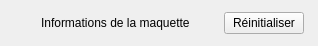
                     <widget class="QFrame" name="enteteFormulaire">
                      <property name="role" stdset="0">
                       <string>entete</string>
                      </property>
                      <property name="minimumSize">
                       <size>
                        <width>0</width>
                        <height>46</height>
                       </size>
                      </property>
                      <property name="maximumSize">
                       <size>
                        <width>16777215</width>
                        <height>46</height>
                       </size>
                      </property>
                      <layout class="QHBoxLayout" name="layoutEnteteFormulaire">
                       <property name="leftMargin">
                        <number>20</number>
                       </property>
                       <property name="topMargin">
                        <number>0</number>
                       </property>
                       <property name="rightMargin">
                        <number>14</number>
                       </property>
                       <property name="bottomMargin">
                        <number>0</number>
                       </property>
                       <property name="spacing">
                        <number>14</number>
                       </property>
                       <item>
                        <widget class="QLabel" name="iconeFormulaire">
                         <property name="text">
                          <string/>
                         </property>
                        </widget>
                       </item>
                       <item>
                        <widget class="QLabel" name="titreFormulaire">
                         <property name="text">
                          <string>Informations de la maquette</string>
                         </property>
                         <property name="role" stdset="0">
                          <string>titreCarte</string>
                         </property>
                        </widget>
                       </item>
                       <item>
                        <spacer name="spacerEnteteFormulaire">
                         <property name="orientation">
                          <enum>Qt::Horizontal</enum>
                         </property>
                         <property name="sizeHint" stdset="0">
                          <size>
                           <width>20</width>
                           <height>20</height>
                          </size>
                         </property>
                        </spacer>
                       </item>
                       <item>
                        <widget class="QPushButton" name="btnReinitialiser">
                         <property name="text">
                          <string>Réinitialiser</string>
                         </property>
                         <property name="role" stdset="0">
                          <string>btnBlanc</string>
                         </property>
                         <property name="cursor">
                          <cursorShape>PointingHandCursor</cursorShape>
                         </property>
                        </widget>
                       </item>
                      </layout>
                     </widget>
